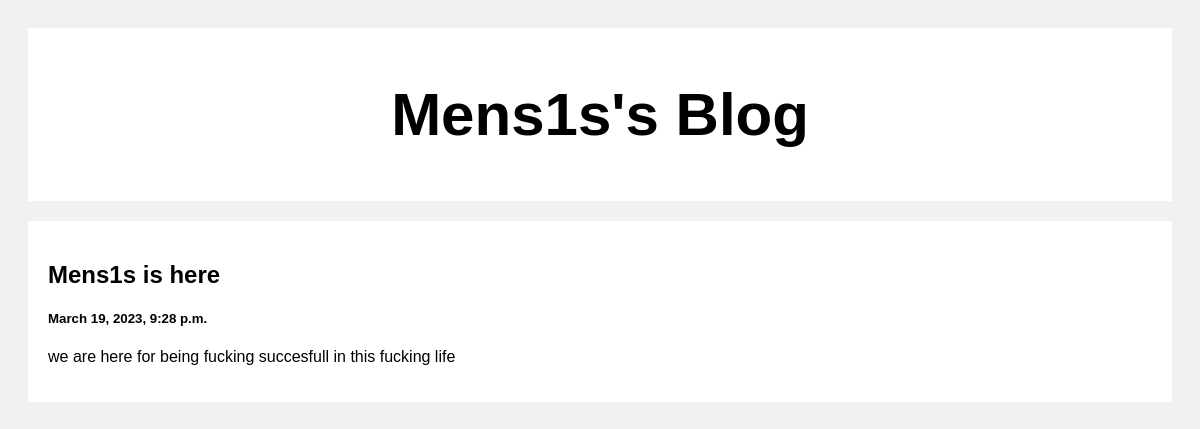
/post/1, run on the app's committed database.
### posts/models.py (models this page shows)
class Post(models.Model):
    title = models.CharField(max_length=100)
    body = models.CharField(max_length=100000)
    created_date = models.DateTimeField(default=datetime.now, blank = True)

### posts/views.py (the view)
# urls.py: path('post/<str:pk>', views.post, name= 'post'),
def post(request, pk):
    posts = Post.objects.get(id=pk)
    return render(request, 'posts.html', {'post' : posts})

### templates/posts.html (shortened to what this page needs)
<!DOCTYPE html>
<html>
<head>
</head>
<body>
<div class="header">
    <h2>Mens1s's Blog</h2>
</div>
<div class="row">
    <div class="leftcolumn">
        <div class="card">
            <h2>{{ post.title }}</h2>
            <h5>{{ post.created_date }}</h5>
            <p>{{ post.body}}</p>
        </div>
    </div>
</div>
</body>
</html>

### templates/posts.html (style rules this page uses)
* { box-sizing: border-box; }
body { font-family: Arial; padding: 20px; background: #f1f1f1; }
.header { padding: 2px; font-size: 40px; text-align: center; background: white; }
.leftcolumn { float:left; width: 100%; }
.card { background: white; padding: 20px; margin-top: 20px; }
.row:after { content:""; display: table; clear:both; }

### data on the page
Post: title "Mens1s is here", created_date "March 19, 2023, 9:28 p.m.", body "we are here for being fucking succesfull in this fucking life"
